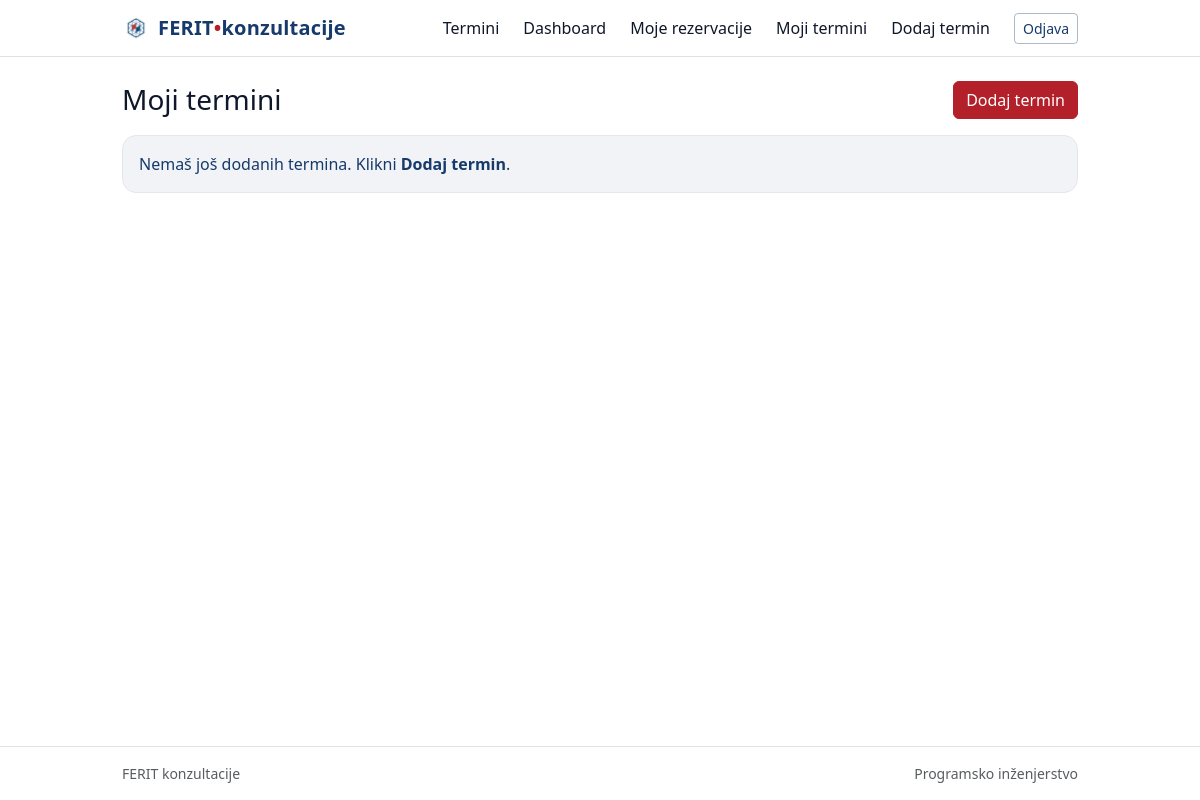
The page /mentor/slots/ (signed in) on the database as committed earlier.
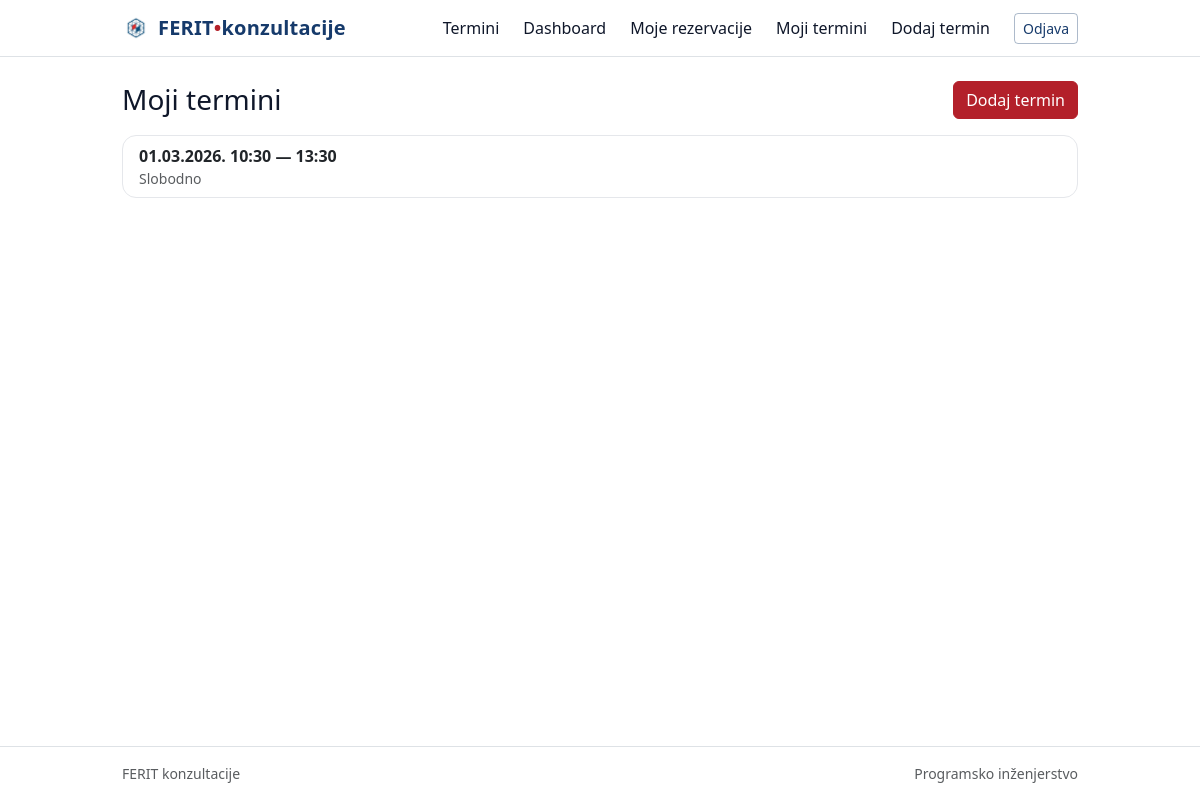
The same page on the database as committed later.
### booking/models.py (models this page shows, shortened)
class AvailabilitySlot(models.Model):
    mentor = models.ForeignKey(
        settings.AUTH_USER_MODEL, on_delete=models.CASCADE, related_name="availability_slots"
    )
    start_at = models.DateTimeField()
    end_at = models.DateTimeField()
    is_active = models.BooleanField(default=True)
    class Meta:
        ordering = ["start_at"]
        constraints = [
            models.CheckConstraint(
                check=models.Q(end_at__gt=models.F("start_at")),
                name="slot_end_after_start",
            ),
        ]

### booking/views.py (the view)
# urls.py: path("mentor/slots/", views.mentor_slots, name="mentor_slots"),
@login_required
def mentor_slots(request):
    if not is_mentor(request.user):
        return HttpResponseForbidden("Nemaš pristup ovoj stranici.")
    slots = (
        AvailabilitySlot.objects.filter(mentor=request.user)
        .annotate(bookings_count=Count("bookings"))
        .order_by("start_at")
    )
    return render(request, "booking/mentor_slots.html", {"slots": slots})

### accounts/context_processors.py (called while the page is built)
def role_flags(request):
    user = request.user
    is_mentor = False
    is_student = False
    if user.is_authenticated:
        is_mentor = user.is_superuser or user.groups.filter(name="mentor").exists()
        is_student = not is_mentor  # svi ostali prijavljeni korisnici tretiraju se kao studenti
    return {
        "is_mentor": is_mentor,
        "is_student": is_student,
    }

### booking/utils.py (called while the page is built)
def is_mentor(user):
    if not user or not user.is_authenticated:
        return False
    return user.is_superuser or user.groups.filter(name="mentor").exists()

### templates/booking/mentor_slots.html (shortened to what this page needs)
{% extends "base.html" %}
{% block content %}
<div class="d-flex justify-content-between align-items-center mb-3">
  <h1 class="h3 mb-0">Moji termini</h1>
  <a class="btn btn-primary" href="{% url 'booking:mentor_add_slot' %}">Dodaj termin</a>
</div>
{% if slots %}
  <div class="list-group">
    {% for s in slots %}
      <div class="list-group-item d-flex justify-content-between align-items-center">
        <div>
          <div class="fw-semibold">{{ s.start_at|date:"d.m.Y. H:i" }} — {{ s.end_at|date:"H:i" }}</div>
          <div class="text-muted small">
            {% if s.bookings_count|default:0 > 0 %}Rezervirano{% else %}Slobodno{% endif %}
          </div>
        </div>
      </div>
    {% endfor %}
  </div>
{% else %}
  <div class="alert alert-info">
    Nemaš još dodanih termina. Klikni <b>Dodaj termin</b>.
  </div>
{% endif %}
{% endblock %}

### templates/partials/navbar.html (shortened to what this page needs)
{% load static %}
<nav class="navbar navbar-expand-lg border-bottom">
  <div class="container container-narrow">
    <a class="navbar-brand fw-semibold d-flex align-items-center gap-2" href="{% url 'booking:home' %}">
      <img src="{% static 'images/logo.png' %}" alt="FERIT logo" style="height: 28px; width: auto;">
      <span>FERIT<span class="brand-dot">•</span>konzultacije</span>
    </a>
    <div class="collapse navbar-collapse" id="navMain">
      <ul class="navbar-nav ms-auto align-items-lg-center gap-lg-2">
        <li class="nav-item">
          <a class="nav-link" href="{% url 'booking:home' %}">Termini</a>
        </li>
        {% if user.is_authenticated %}
          <li class="nav-item">
            <a class="nav-link" href="{% url 'accounts:dashboard' %}">Dashboard</a>
          </li>
          <li class="nav-item">
            <a class="nav-link" href="{% url 'booking:my_bookings' %}">Moje rezervacije</a>
          </li>
          {% for g in user.groups.all %}
            {% if g.name == "mentor" %}
              <li class="nav-item">
                <a class="nav-link" href="{% url 'booking:mentor_slots' %}">Moji termini</a>
              </li>
              <li class="nav-item">
                <a class="nav-link" href="{% url 'booking:mentor_add_slot' %}">Dodaj termin</a>
              </li>
            {% endif %}
          {% endfor %}
          <li class="nav-item ms-lg-2">
            <form method="post" action="{% url 'accounts:logout' %}" class="d-inline">
              <button type="submit" class="btn btn-outline-secondary btn-sm">Odjava</button>
            </form>
          </li>
        {% endif %}
      </ul>
    </div>
  </div>
</nav>

Rows that differ between the two databases and show on the page:
added AvailabilitySlot: start_at "01.03.2026. 10:30", end_at "13:30", shows "Slobodno"
Other text that changed with them:
text no longer shown: "Nemaš još dodanih termina. Klikni Dodaj termin ."
